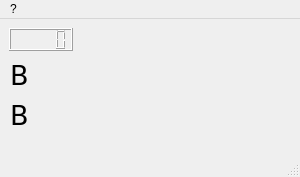
<?xml version="1.0" encoding="UTF-8"?>
<ui version="4.0">
 <class>fpUnit</class>
 <widget class="QMainWindow" name="fpUnit">
  <property name="geometry">
   <rect>
    <x>0</x>
    <y>0</y>
    <width>300</width>
    <height>177</height>
   </rect>
  </property>
  <property name="sizePolicy">
   <sizepolicy hsizetype="Fixed" vsizetype="Fixed">
    <horstretch>0</horstretch>
    <verstretch>0</verstretch>
   </sizepolicy>
  </property>
  <property name="windowTitle">
   <string>Напряжение</string>
  </property>
  <property name="dockOptions">
   <set>QMainWindow::AllowTabbedDocks|QMainWindow::AnimatedDocks</set>
  </property>
  <widget class="QWidget" name="centralwidget">
   <widget class="QLCDNumber" name="lcdVolt">
    <property name="geometry">
     <rect>
      <x>9</x>
      <y>9</y>
      <width>64</width>
      <height>23</height>
     </rect>
    </property>
    <property name="sizePolicy">
     <sizepolicy hsizetype="Minimum" vsizetype="Preferred">
      <horstretch>1</horstretch>
      <verstretch>0</verstretch>
     </sizepolicy>
    </property>
   </widget>
   <widget class="QLabel" name="llData_2">
    <property name="geometry">
     <rect>
      <x>10</x>
      <y>40</y>
      <width>281</width>
      <height>32</height>
     </rect>
    </property>
    <property name="sizePolicy">
     <sizepolicy hsizetype="Preferred" vsizetype="Preferred">
      <horstretch>0</horstretch>
      <verstretch>0</verstretch>
     </sizepolicy>
    </property>
    <property name="font">
     <font>
      <family>Verdana</family>
      <pointsize>20</pointsize>
     </font>
    </property>
    <property name="frameShape">
     <enum>QFrame::NoFrame</enum>
    </property>
    <property name="frameShadow">
     <enum>QFrame::Sunken</enum>
    </property>
    <property name="text">
     <string>В</string>
    </property>
    <property name="scaledContents">
     <bool>true</bool>
    </property>
   </widget>
   <widget class="QLabel" name="llData_3">
    <property name="geometry">
     <rect>
      <x>10</x>
      <y>80</y>
      <width>281</width>
      <height>32</height>
     </rect>
    </property>
    <property name="sizePolicy">
     <sizepolicy hsizetype="Preferred" vsizetype="Preferred">
      <horstretch>0</horstretch>
      <verstretch>0</verstretch>
     </sizepolicy>
    </property>
    <property name="font">
     <font>
      <family>Verdana</family>
      <pointsize>20</pointsize>
     </font>
    </property>
    <property name="frameShape">
     <enum>QFrame::NoFrame</enum>
    </property>
    <property name="frameShadow">
     <enum>QFrame::Sunken</enum>
    </property>
    <property name="text">
     <string>В</string>
    </property>
    <property name="scaledContents">
     <bool>true</bool>
    </property>
   </widget>
  </widget>
  <widget class="QMenuBar" name="menubar">
   <property name="geometry">
    <rect>
     <x>0</x>
     <y>0</y>
     <width>300</width>
     <height>21</height>
    </rect>
   </property>
   <widget class="QMenu" name="muAbout">
    <property name="title">
     <string>?</string>
    </property>
   </widget>
   <addaction name="muAbout"/>
  </widget>
  <widget class="QStatusBar" name="statusbar"/>
 </widget>
 <resources/>
 <connections/>
</ui>
